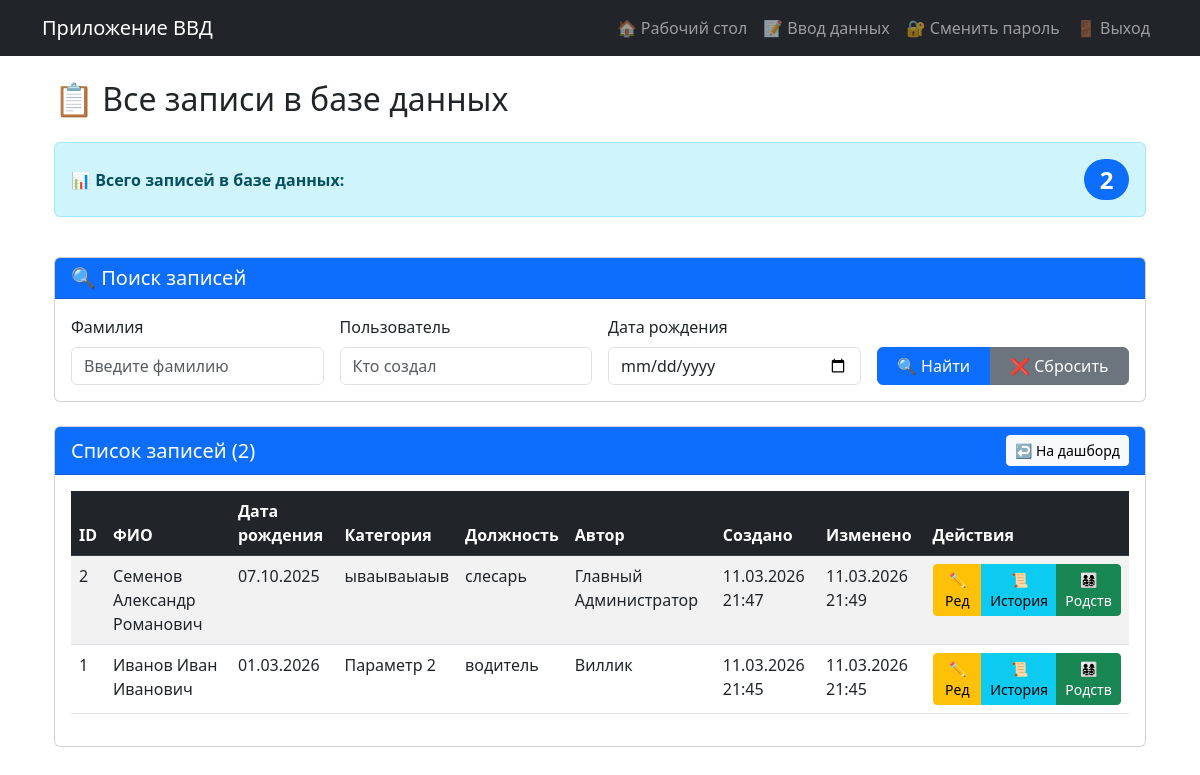
The page /records (signed in) on the database its author committed.
### models.py (models this page shows, shortened)
class PersonData(db.Model):
    __tablename__ = 'person_data'  # Новое имя таблицы!
    __table_args__ = {'extend_existing': True}  # Добавлено!
    id = db.Column(db.Integer, primary_key=True)
    last_name = db.Column(db.String(100))
    first_name = db.Column(db.String(100))
    middle_name = db.Column(db.String(100))
    birth_date = db.Column(db.Date)
    date2 = db.Column(db.Date)
    place2 = db.Column(db.String(255))
    category = db.Column(db.String(200))
    category_custom = db.Column(db.String(200))
    position = db.Column(db.String(200))
    rank = db.Column(db.String(100))
    number = db.Column(db.String(100))
    lp = db.Column(db.String(255))
    lp_reason = db.Column(db.String(1000))
    place = db.Column(db.String(200))
    ppr = db.Column(db.String(200))
    place2_field = db.Column(db.String(200))
    date4 = db.Column(db.Date)
    ee = db.Column(db.Date)
    ee4 = db.Column(db.Date)
    created_at = db.Column(db.DateTime, default=datetime.now)
    updated_at = db.Column(db.DateTime, default=datetime.now, onupdate=datetime.now)
    user_id = db.Column(db.Integer, db.ForeignKey('users.id'), nullable=False)
    edit_history = db.relationship('EditHistory', backref='record', lazy='dynamic', cascade='all, delete-orphan')
    relatives_list = db.relationship('Relative', back_populates='main_person', lazy=True, cascade='all, delete-orphan')

class User(UserMixin, db.Model):
    __tablename__ = 'users'  # Явно указываем имя таблицы Алиса
    __table_args__ = {'extend_existing': True}  # Добавлено!
    id = db.Column(db.Integer, primary_key=True)
    username = db.Column(db.String(80), unique=True, nullable=False)
    password = db.Column(db.String(200), nullable=False)
    full_name = db.Column(db.String(100))
    role = db.Column(db.String(20), default='user')
    entries = db.relationship('PersonData', backref='author', lazy=True, cascade='all, delete-orphan')
    def is_admin(self):
        return self.role == 'admin'

### app.py (the view)
@app.route('/records')
@login_required
def all_records():
    query = PersonData.query
    search_last_name = request.args.get('search_last_name', '')
    if search_last_name:
        query = query.filter(PersonData.last_name.ilike(f'%{search_last_name}%'))
    search_user = request.args.get('search_user', '')
    if search_user:
        query = query.join(PersonData.author).filter(User.full_name.ilike(f'%{search_user}%'))
    search_birth_date = request.args.get('search_birth_date', '')
    if search_birth_date:
        try:
            birth_date = datetime.strptime(search_birth_date, '%Y-%m-%d').date()
            query = query.filter(PersonData.birth_date == birth_date)
        except ValueError:
            flash('Неверный формат даты рождения')
    records = query.order_by(PersonData.created_at.desc()).all()
    total_all_records = PersonData.query.count()  # Общее количество ВСЕХ записей
    current_records = len(records)                # Количество записей по текущему поиску
    return render_template(
        'all_records.html',
        records=records,
        search_last_name=search_last_name,
        search_user=search_user,
        search_birth_date=search_birth_date,
        total_all_records=total_all_records,
        current_records=current_records
    )

### app.py (called while the page is built)
@login_manager.user_loader
def load_user(user_id):
    return db.session.get(User, int(user_id)) #User.query.get(int(user_id))

### templates/all_records.html (shortened to what this page needs)
{% extends "base.html" %}
{% block content %}
<div class="container-fluid">
    <h2 class="mb-4">📋 Все записи в базе данных</h2>
    <div class="row mb-4">
        <div class="col-12">
            <div class="alert alert-info d-flex justify-content-between align-items-center" role="alert">
                <span>📊 <strong>Всего записей в базе данных:</strong></span>
                <span class="badge bg-primary rounded-pill fs-4">{{ total_all_records }}</span>
            </div>
        </div>
    </div>
    <div class="card mb-4">
        <div class="card-header bg-primary text-white">
            <h5 class="mb-0">🔍 Поиск записей</h5>
        </div>
        <div class="card-body">
            <form method="get" action="{{ url_for('all_records') }}" class="row g-3">
                <div class="col-md-3">
                    <label for="search_last_name" class="form-label">Фамилия</label>
                    <input type="text" class="form-control" id="search_last_name" name="search_last_name" value="{{ search_last_name }}" placeholder="Введите фамилию">
                </div>
                <div class="col-md-3">
                    <label for="search_user" class="form-label">Пользователь</label>
                    <input type="text" class="form-control" id="search_user" name="search_user" value="{{ search_user }}" placeholder="Кто создал">
                </div>
                <div class="col-md-3">
                    <label for="search_birth_date" class="form-label">Дата рождения</label>
                    <input type="date" class="form-control" id="search_birth_date" name="search_birth_date" value="{{ search_birth_date }}">
                </div>
                <div class="col-md-3 d-flex align-items-end">
                    <div class="btn-group w-100">
                        <button type="submit" class="btn btn-primary">🔍 Найти</button>
                        <a href="{{ url_for('all_records') }}" class="btn btn-secondary">❌ Сбросить</a>
                    </div>
                </div>
            </form>
        </div>
    </div>
    <div class="card">
        <div class="card-header bg-primary text-white d-flex justify-content-between align-items-center">
            <h5 class="mb-0">Список записей ({{ records|length }})</h5>
            <a href="{{ url_for('dashboard') }}" class="btn btn-light btn-sm">↩️ На дашборд</a>
        </div>
        <div class="card-body">
            {% if records %}
            <div class="table-responsive">
                <table class="table table-striped table-hover">
                    <thead class="table-dark">
                        <tr>
                            <th>ID</th>
                            <th>ФИО</th>
                            <th>Дата рождения</th>
                            <th>Категория</th>
                            <th>Должность</th>
                            <th>Автор</th>
                            <th>Создано</th>
                            <th>Изменено</th>
                            <th>Действия</th>
                        </tr>
                    </thead>
                    <tbody>
                        {% for record in records %}
                        <tr>
                            <td>{{ record.id }}</td>
                            <td>{{ record.last_name }} {{ record.first_name }} {{ record.middle_name }}</td>
                            <td>{{ record.birth_date.strftime('%d.%m.%Y') if record.birth_date else '-' }}</td>
                            <td>{{ record.category or '-' }}</td>
                            <td>{{ record.position or '-' }}</td>
                            <td>{{ record.author.full_name or record.author.username }}</td>
                            <td>{{ record.created_at.strftime('%d.%m.%Y %H:%M') }}</td>
                            <td>{{ record.updated_at.strftime('%d.%m.%Y %H:%M') if record.updated_at else '-' }}</td>
                            <td>
                                <div class="btn-group btn-group-sm">
                                    <a href="{{ url_for('edit_record', record_id=record.id) }}" class="btn btn-warning">✏️ Ред</a>
                                    <a href="{{ url_for('record_history', record_id=record.id) }}" class="btn btn-info">📜 История</a>
                                    <a href="{{ url_for('manage_relatives', person_id=record.id) }}" class="btn btn-success">👨‍👩‍👧‍👦 Родств</a>
                                </div>
                            </td>
                        </tr>
                        {% endfor %}
                    </tbody>
                </table>
            </div>
            {% endif %}
        </div>
    </div>
</div>
{% endblock %}

### rows shown on the page
PersonData: id "2", last_name "Семенов", first_name "Александр", middle_name "Романович", birth_date "07.10.2025", category "ываываыаыв", position "слесарь", author "Главный Администратор", created_at "11.03.2026 21:47", updated_at "11.03.2026 21:49"
PersonData: id "1", last_name "Иванов", first_name "Иван", middle_name "Иванович", birth_date "01.03.2026", category "Параметр 2", position "водитель", author "Виллик", created_at "11.03.2026 21:45", updated_at "11.03.2026 21:45"

### other values the page prints
{{ total_all_records }} "2"
{{ records|length }} "2"
